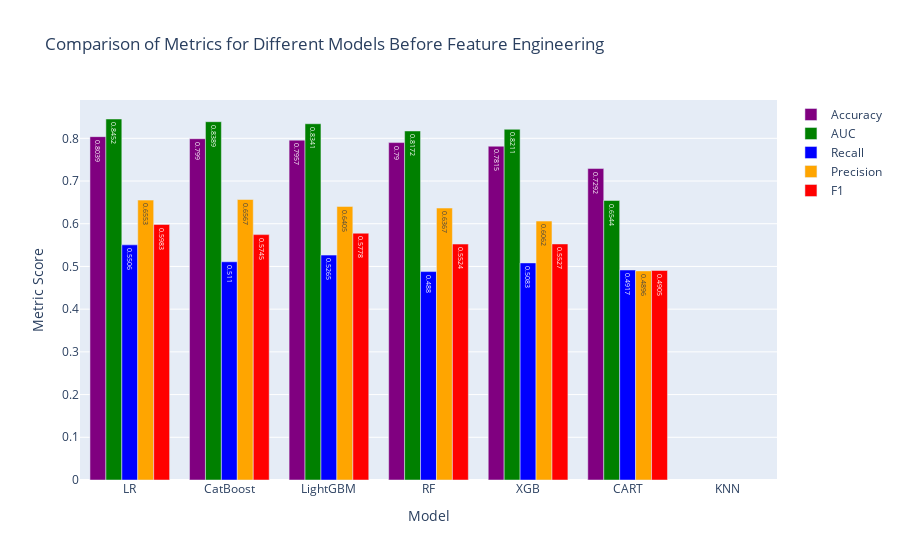

Notebook code cell kept with this figure:
### Code cell
# Dictionary containing the updated metric results
metrics = {
    "Model": ["LR", "KNN", "CART", "RF", "XGB", "LightGBM", "CatBoost"],
    "Accuracy": [base_models_metrics[0]['Accuracy'], base_models_metrics[1]['Accuracy'],
                 base_models_metrics[2]['Accuracy'], base_models_metrics[3]['Accuracy'],
                 base_models_metrics[4]['Accuracy'], base_models_metrics[5]['Accuracy'],
                 base_models_metrics[6]['Accuracy']],
    "AUC": [base_models_metrics[0]['AUC'], base_models_metrics[1]['AUC'],
            base_models_metrics[2]['AUC'], base_models_metrics[3]['AUC'],
            base_models_metrics[4]['AUC'], base_models_metrics[5]['AUC'],
            base_models_metrics[6]['AUC']],
    "Recall": [base_models_metrics[0]['Recall'], base_models_metrics[1]['Recall'],
               base_models_metrics[2]['Recall'], base_models_metrics[3]['Recall'],
               base_models_metrics[4]['Recall'], base_models_metrics[5]['Recall'],
               base_models_metrics[6]['Recall']],
    "Precision": [base_models_metrics[0]['Precision'], base_models_metrics[1]['Precision'],
                  base_models_metrics[2]['Precision'], base_models_metrics[3]['Precision'],
                  base_models_metrics[4]['Precision'], base_models_metrics[5]['Precision'],
                  base_models_metrics[6]['Precision']],
    "F1": [base_models_metrics[0]['F1'], base_models_metrics[1]['F1'],
           base_models_metrics[2]['F1'], base_models_metrics[3]['F1'],
           base_models_metrics[4]['F1'], base_models_metrics[5]['F1'],
           base_models_metrics[6]['F1']]
}

# Creating a DataFrame from the updated metrics dictionary
results_df = pd.DataFrame(metrics)

# Sorting the DataFrame by accuracy in descending order
results_df = results_df.sort_values(by="Accuracy", ascending=False)

# Creating the figure for the graph
fig = go.Figure()

# Colors for the metrics
colors = ["purple", "green", "blue", "orange", "red"]

# Adding traces for each metric in the specified order
for metric, color in zip(["Accuracy", "AUC", "Recall", "Precision", "F1"], colors):
    fig.add_trace(go.Bar(
        x=results_df["Model"],
        y=results_df[metric],
        marker_color=color,
        name=metric,
        text=results_df[metric],
        textposition='auto'
    ))

# Setting axis labels and title
fig.update_layout(
    xaxis_title="Model",
    yaxis_title="Metric Score",
    title="Comparison of Metrics for Different Models Before Feature Engineering"
)

# Displaying the graph
fig.show(block=True)

### Figure 1 — Plotly figure (JSON) as saved in the notebook; plotly's stock layout.template omitted (floating-point values rounded to 4 significant figures)
{"data": [{"marker": {"color": "purple"}, "name": "Accuracy", "text": [0.8039, 0.799, 0.7957, 0.79, 0.7815, 0.7292, null], "textposition": "auto", "type": "bar", "x": ["LR", "CatBoost", "LightGBM", "RF", "XGB", "CART", "KNN"], "y": [0.8039, 0.799, 0.7957, 0.79, 0.7815, 0.7292, null]}, {"marker": {"color": "green"}, "name": "AUC", "text": [0.8452, 0.8389, 0.8341, 0.8172, 0.8211, 0.6544, null], "textposition": "auto", "type": "bar", "x": ["LR", "CatBoost", "LightGBM", "RF", "XGB", "CART", "KNN"], "y": [0.8452, 0.8389, 0.8341, 0.8172, 0.8211, 0.6544, null]}, {"marker": {"color": "blue"}, "name": "Recall", "text": [0.5506, 0.511, 0.5265, 0.488, 0.5083, 0.4917, null], "textposition": "auto", "type": "bar", "x": ["LR", "CatBoost", "LightGBM", "RF", "XGB", "CART", "KNN"], "y": [0.5506, 0.511, 0.5265, 0.488, 0.5083, 0.4917, null]}, {"marker": {"color": "orange"}, "name": "Precision", "text": [0.6553, 0.6567, 0.6405, 0.6367, 0.6062, 0.4896, null], "textposition": "auto", "type": "bar", "x": ["LR", "CatBoost", "LightGBM", "RF", "XGB", "CART", "KNN"], "y": [0.6553, 0.6567, 0.6405, 0.6367, 0.6062, 0.4896, null]}, {"marker": {"color": "red"}, "name": "F1", "text": [0.5983, 0.5745, 0.5778, 0.5524, 0.5527, 0.4905, null], "textposition": "auto", "type": "bar", "x": ["LR", "CatBoost", "LightGBM", "RF", "XGB", "CART", "KNN"], "y": [0.5983, 0.5745, 0.5778, 0.5524, 0.5527, 0.4905, null]}], "layout": {"title": {"text": "Comparison of Metrics for Different Models Before Feature Engineering"}, "xaxis": {"title": {"text": "Model"}}, "yaxis": {"title": {"text": "Metric Score"}}}}
